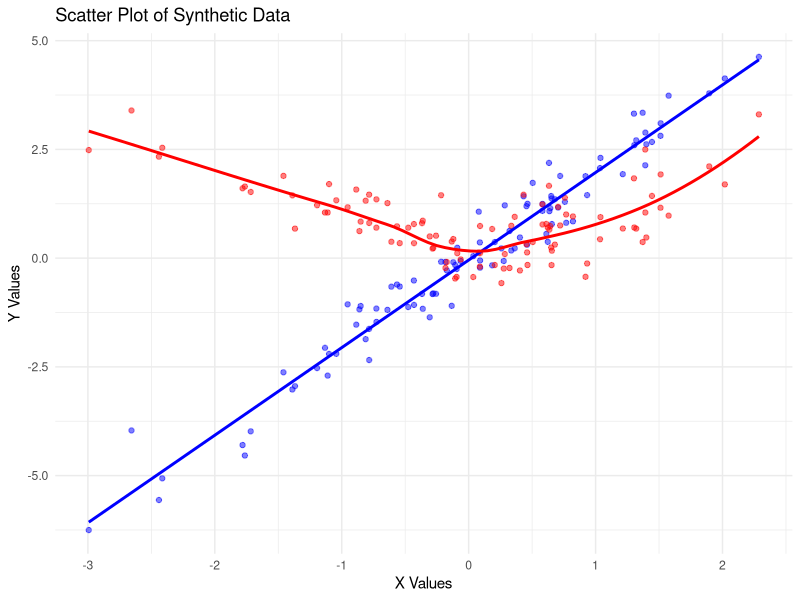

Here is the R script that generated this plot:
rm(list = ls()) # clear out the variables from memory to make a clean execution of the code.

# If you want to remove all previous plots and clear the console, run the following two lines.
graphics.off() # clear out all plots from previous work.

cat("\014") # clear the console

if(!require('tidyverse')) {
  install.packages('tidyverse')
  library('tidyverse')
}

if(!require('ggplot2')) {
  install.packages('ggplot2')
  library('ggplot2')
}

# Set seed for reproducibility
set.seed(42)

# Generate synthetic data
n <- 100  # Number of data points
x <- rnorm(n)  # Random normal variable
y_linear <- 2 * x + rnorm(n, sd = 0.5)  # Linear relationship with some noise
y_monotonic <- abs(x) + rnorm(n, sd = 0.5)  # Monotonic relationship with noise

# Combine into a data frame
data <- data.frame(x, y_linear, y_monotonic)

# Calculate correlations
cor_pearson_linear <- cor(data$x, data$y_linear, method = "pearson")
cor_spearman_linear <- cor(data$x, data$y_linear, method = "spearman")
cor_kendall_linear <- cor(data$x, data$y_linear, method = "kendall")

cor_pearson_monotonic <- cor(data$x, data$y_monotonic, method = "pearson")
cor_spearman_monotonic <- cor(data$x, data$y_monotonic, method = "spearman")
cor_kendall_monotonic <- cor(data$x, data$y_monotonic, method = "kendall")

# Print correlation results
cat("Linear Relationship Correlations:\n")
cat("Pearson:", cor_pearson_linear, "\n")
cat("Spearman:", cor_spearman_linear, "\n")
cat("Kendall:", cor_kendall_linear, "\n\n")

cat("Monotonic Relationship Correlations:\n")
cat("Pearson:", cor_pearson_monotonic, "\n")
cat("Spearman:", cor_spearman_monotonic, "\n")
cat("Kendall:", cor_kendall_monotonic, "\n")

# Plotting
ggplot(data) +
  geom_point(aes(x = x, y = y_linear), color = "blue", alpha = 0.5) +
  geom_point(aes(x = x, y = y_monotonic), color = "red", alpha = 0.5) +
  labs(title = "Scatter Plot of Synthetic Data",
       x = "X Values",
       y = "Y Values") +
  theme_minimal() +
  theme(legend.position = "top") +
  scale_color_manual(name = "Legend", values = c("Linear" = "blue", "Monotonic" = "red")) +
  geom_smooth(aes(x = x, y = y_linear), method = "lm", color = "blue", se = FALSE) +
  geom_smooth(aes(x = x, y = y_monotonic), method = "loess", color = "red", se = FALSE)

